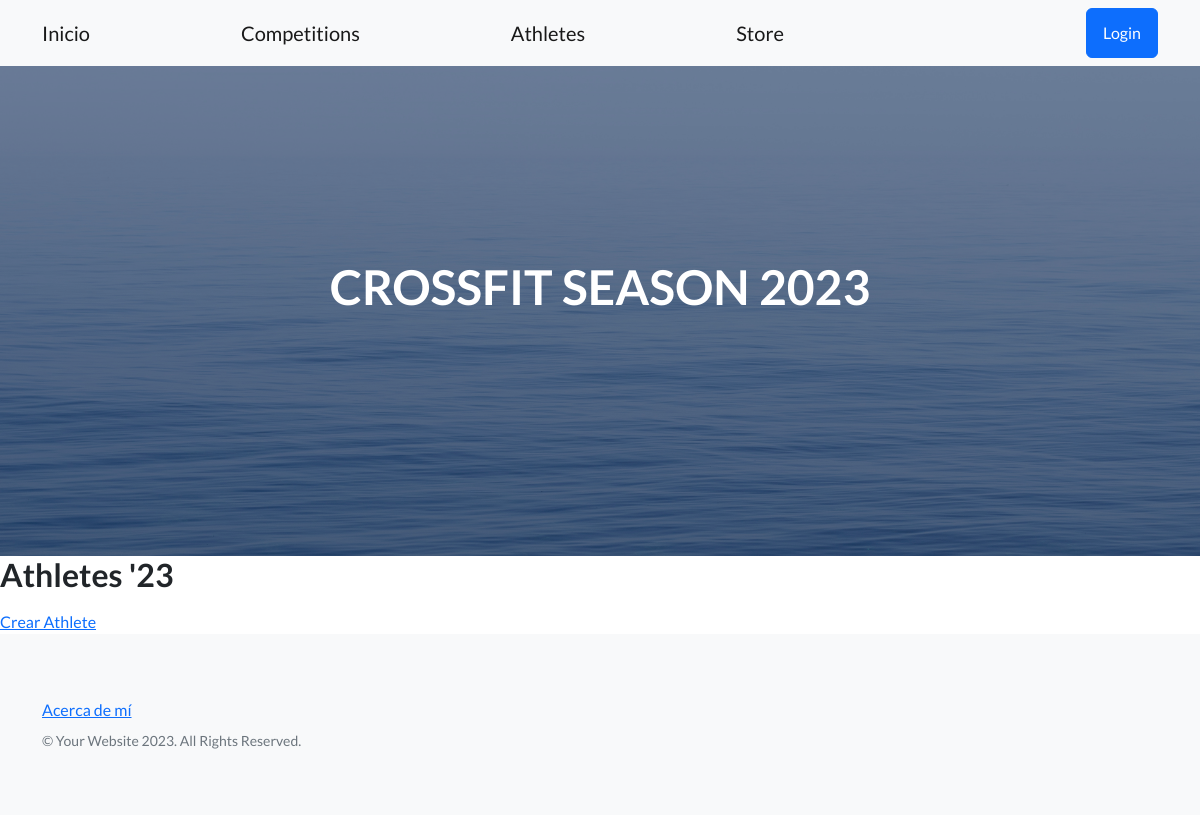
Page /app-coder/lista-athletes/ on the earlier database version.
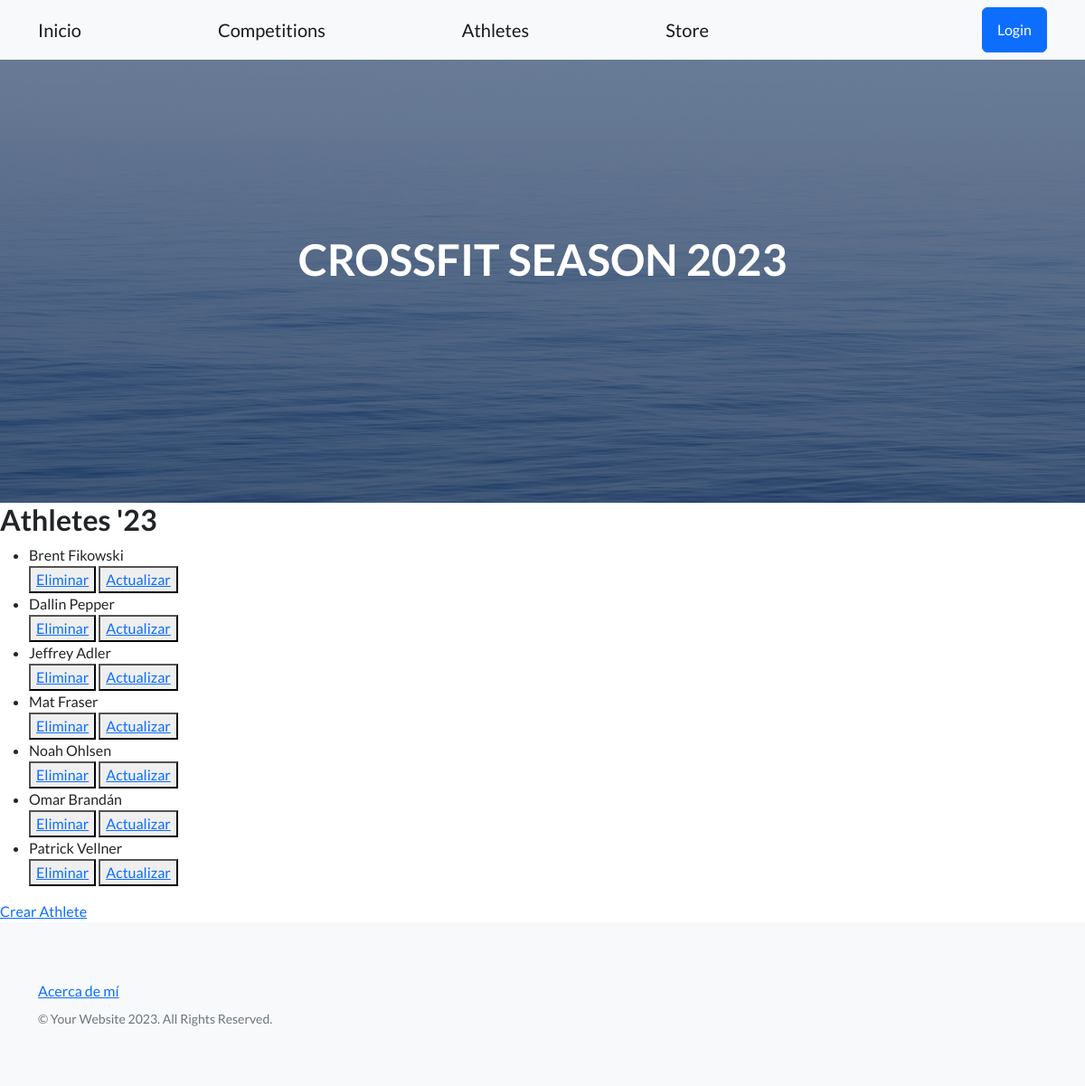
Same page on the later database version.
### AppCoder/models.py (models this page shows)
class Athlete(models.Model):
    nombre = models.CharField(max_length=50)
    apellido = models.CharField(max_length=50)
    def __str__(self):
        return f'{self.nombre} {self.apellido}'
    class Meta():
        ordering = ('nombre', 'apellido')

### AppCoder/views.py (the view)
# urls.py: path('lista-athletes/', AthleteList.as_view(), name='ListaAthletes'),
class AthleteList(ListView):
    model = Athlete
    template_name = "athletes_list.html"
    context_object_name = "athletes"

### AppCoder/templates/athletes_list.html
{% extends 'padre.html' %}
{% block contenidoQueCambia %}
    <h2>Athletes '23</h2>
    <ul>
        {% for athletes in athletes %}
            <li>{{athletes}}</li>
            <div>
                <button>
                    <a href="{% url 'EliminaAthletes' athletes.id %}">Eliminar</a>
                </button>
                <button>
                    <a href="{% url 'ActualizaAthletes' athletes.id %}">Actualizar</a>
                </button>
            </div>
        {% endfor %}
    </ul>
    <a href="{% url 'CreaAthletes' %}">Crear Athlete</a>
{% endblock %}

### AppCoder/templates/padre.html (shortened to what this page needs)
<!DOCTYPE html>
<html lang="en">
    {% include 'head.html' %}
    <body>
        {% include 'navbar.html' %}
        <header class="masthead">
            <div class="container position-relative">
                <div class="row justify-content-center">
                    <div class="col-xl-6">
                        <div class="text-center text-white">
                            <h1 class="mb-5">CROSSFIT SEASON 2023</h1>
                        </div>
                    </div>
                </div>
            </div>
        </header>
        {% block contenidoQueCambia %}
        {% endblock %}
        <footer class="footer bg-light">
            <div class="container">
                <div class="row">
                    <div class="col-lg-6 h-100 text-center text-lg-start my-auto">
                        <ul class="list-inline mb-2">
                            <li class="list-inline-item"><a href="{% url 'About' %}">Acerca de mí</a></li>
                        </ul>
                        <p class="text-muted small mb-4 mb-lg-0">&copy; Your Website 2023. All Rights Reserved.</p>
                    </div>
                </div>
            </div>
        </footer>
    </body>
</html>

### AppCoder/templates/head.html (shortened to what this page needs)
<head>
    {% load static %}
    <link href="https://cdn.jsdelivr.net/npm/bootstrap-icons@1.5.0/font/bootstrap-icons.css" rel="stylesheet" type="text/css" />
    <link href="{% static 'css/styles.css' %}" rel="stylesheet" />
</head>

### AppCoder/templates/navbar.html (shortened to what this page needs)
<nav class="navbar navbar-light bg-light static-top">
    <div class="container">
        <a class="navbar-brand" href="{% url 'Inicio' %}">Inicio</a>
        <a class="navbar-brand" href="{% url 'ListaCompetitions' %}">Competitions</a>
        <a class="navbar-brand" href="{% url 'ListaAthletes' %}">Athletes</a>
        <a class="navbar-brand" href="{% url 'ListaStore' %}">Store</a>
        {% if user.is_authenticated %}
            {% if url %}
                <img src="{{url}}" height="30px" alt="avatar">
            {% endif %}
            <a class="btn btn-primary" href="{% url 'Logout' %}">Logout</a>
        {% else %}
            <a class="btn btn-primary" href="{% url 'Login' %}">Login</a>
        {% endif %}
    </div>
</nav>

Differences in the rows shown:
added Athlete: nombre+apellido "Brent Fikowski"
added Athlete: nombre+apellido "Dallin Pepper"
added Athlete: nombre+apellido "Jeffrey Adler"
added Athlete: nombre+apellido "Mat Fraser"
added Athlete: nombre+apellido "Noah Ohlsen"
added Athlete: nombre+apellido "Omar Brandán"
added Athlete: nombre+apellido "Patrick Vellner"
